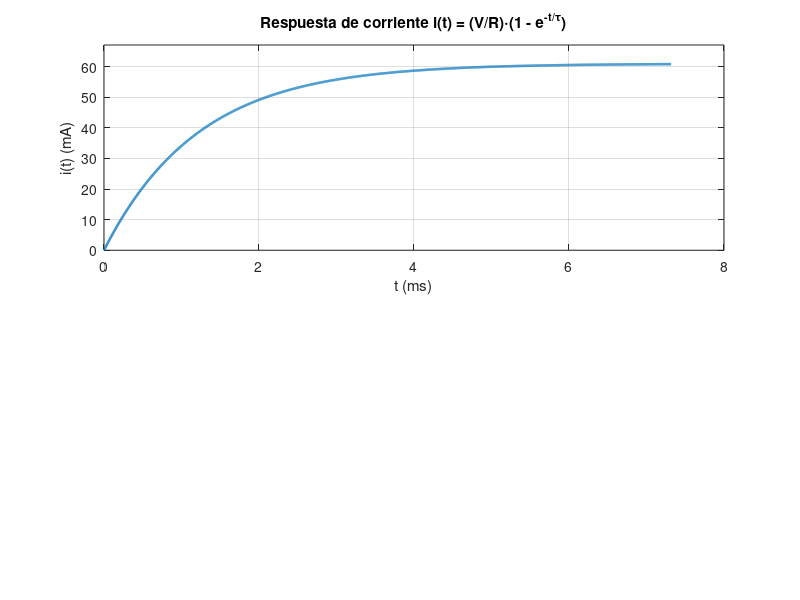

Write MATLAB code to recreate this figure. (Note: this script raises an error after producing the figure.)
%% Respuesta al escalón de un circuito RL y señal de entrada
% Datos del problema
R = 82;            % [ohm]
L = 100e-3;        % [H]
V = 5;             % [V] amplitud del escalón

% Constantes del modelo RL
tau   = L/R;               % [s]   --> tau = L/R (constante de tiempo)
Iinf  = V/R;               % [A]   --> corriente final por Ley de Ohm en régimen
t50   = tau*log(2);        % [s]   --> resolver (1 - e^{-t/tau}) = 0.5

% Eje temporal (0 a ~6 tau para ver el asentamiento)
t = linspace(0, 6*tau, 2000);    % [s]

% Respuesta de corriente i(t) ante un escalón de tensión V
% i(t) = (V/R) * (1 - e^{-t/tau})
i = Iinf * (1 - exp(-t/tau));

% Señal de entrada: escalón de amplitud V
u = V * (t >= 0);   % representación discreta del escalón

% Puntos clave a marcar en la respuesta
t_keys = [0, 1*tau, 2*tau, 3*tau, 5*tau, t50];
i_keys = Iinf * (1 - exp(-t_keys/tau));

%% Gráfica
figure('Color','w','Position',[100 100 820 540])

% --- (1) Respuesta i(t) (arriba)
subplot(2,1,1)
plot(t*1e3, i*1e3, 'LineWidth',1.8); hold on; grid on
xlabel('t (ms)'); ylabel('i(t) (mA)')
title('Respuesta de corriente i(t) = (V/R)\cdot(1 - e^{-t/\tau})')
ylim([0 1.1*Iinf*1e3])

% Líneas verticales en τ, 2τ, 3τ, 5τ y t50
xline(tau*1e3,'--','\tau','LabelVerticalAlignment','bottom');
xline(2*tau*1e3,'--','2\tau','LabelVerticalAlignment','bottom');
xline(3*tau*1e3,'--','3\tau','LabelVerticalAlignment','bottom');
xline(5*tau*1e3,'--','5\tau','LabelVerticalAlignment','bottom');
xline(t50*1e3,':','50%','LabelVerticalAlignment','bottom');

% Línea horizontal en Iinf
yline(Iinf*1e3,'--',sprintf('I_\\infty = %.2f mA', Iinf*1e3));

% Marcadores y etiquetas de puntos
plot(t_keys*1e3, i_keys*1e3, 'o', 'MarkerSize',6, 'LineWidth',1.2)
text((t50*1e3), (i_keys(end)*1e3), '  50%', 'VerticalAlignment','bottom')

% --- (2) Escalón de entrada (abajo)
subplot(2,1,2)
plot(t*1e3, u, 'LineWidth',1.8); hold on; grid on
xlabel('t (ms)'); ylabel('u(t) (V)')
title('Entrada: escalón de 5 V')
ylim([-0.1*V, 1.2*V])

% Línea vertical en t=0 y etiqueta de amplitud
xline(0,'--','t=0','LabelVerticalAlignment','bottom')
yline(V,'--',sprintf('V = %.1f V',V));

% Información en consola
fprintf('tau = %.6f s (%.4f ms)\n', tau, tau*1e3);
fprintf('I_inf = V/R = %.6f A (%.2f mA)\n', Iinf, Iinf*1e3);
fprintf('t50 = tau*ln(2) = %.6f s (%.3f ms)\n', t50, t50*1e3);
